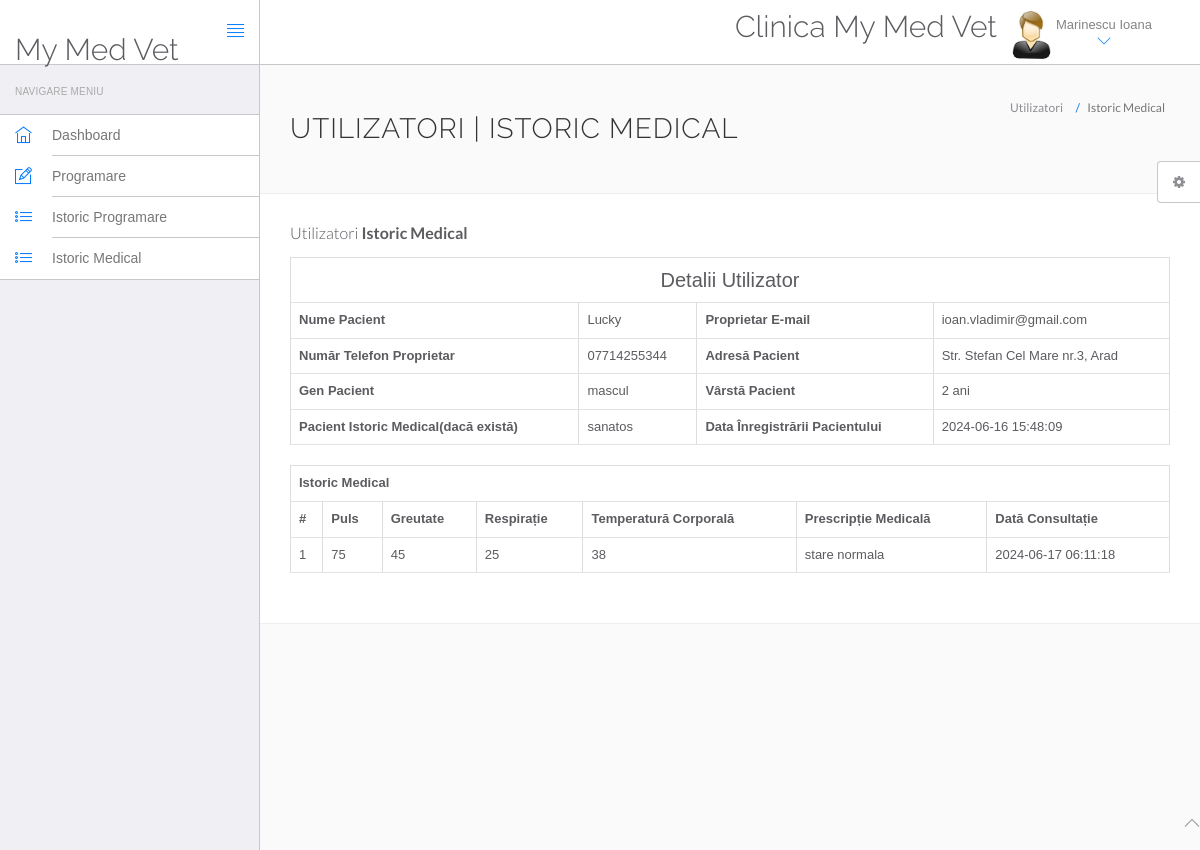
Page /mymedvet/view-medhistory.php?viewid=1 (signed in) on the committed database.
### tables this page shows
CREATE TABLE `users` (
  `id` int(11) NOT NULL,
  `fullName` varchar(255) DEFAULT NULL,
  `address` longtext DEFAULT NULL,
  `city` varchar(255) DEFAULT NULL,
  `gender` varchar(255) DEFAULT NULL,
  `email` varchar(255) DEFAULT NULL,
  `password` varchar(255) DEFAULT NULL,
  `regDate` timestamp NULL DEFAULT current_timestamp(),
  `updateDate` timestamp NULL DEFAULT NULL ON UPDATE current_timestamp()
);

CREATE TABLE `tblpatient` (
  `ID` int(10) NOT NULL,
  `VetDocid` int(10) DEFAULT NULL,
  `PatientName` varchar(200) DEFAULT NULL,
  `PatientRECS` bigint(15) DEFAULT NULL,
  `PatientOwnerName` varchar(45) DEFAULT NULL,
  `PatientOwnerCNP` bigint(13) DEFAULT NULL,
  `PatientOwnerPhoneNumber` varchar(15) DEFAULT NULL,
  `PatientOwnerEmail` varchar(200) DEFAULT NULL,
  `PatientSpecies` varchar(200) DEFAULT NULL,
  `PatientGender` varchar(50) DEFAULT NULL,
  `PatientAddress` mediumtext DEFAULT NULL,
  `PatientAge` varchar(100) DEFAULT NULL,
  `PatientMedhis` mediumtext DEFAULT NULL,
  `CreateDate` timestamp NULL DEFAULT current_timestamp(),
  `UpdateDate` timestamp NULL DEFAULT NULL ON UPDATE current_timestamp()
);

CREATE TABLE `tblmedicalhistory` (
  `ID` int(10) NOT NULL,
  `PatientID` int(10) DEFAULT NULL,
  `Pulse` varchar(200) DEFAULT NULL,
  `Breathe` varchar(200) NOT NULL,
  `Weight` varchar(100) DEFAULT NULL,
  `Temperature` varchar(200) DEFAULT NULL,
  `MedicalPres` mediumtext DEFAULT NULL,
  `CreateDate` timestamp NOT NULL DEFAULT current_timestamp() ON UPDATE current_timestamp()
);

### mymedvet/view-medhistory.php (the view, shortened to what this page needs)
<?php
include('include/config.php');
?>
<!DOCTYPE html>
<html lang="en">
	<head>
		<link rel="stylesheet" href="vendor/bootstrap/css/bootstrap.min.css">
		<link rel="stylesheet" href="vendor/fontawesome/css/font-awesome.min.css">
		<link rel="stylesheet" href="vendor/themify-icons/themify-icons.min.css">
		<link href="vendor/animate.css/animate.min.css" rel="stylesheet" media="screen">
		<link href="vendor/perfect-scrollbar/perfect-scrollbar.min.css" rel="stylesheet" media="screen">
		<link href="vendor/switchery/switchery.min.css" rel="stylesheet" media="screen">
		<link href="vendor/bootstrap-touchspin/jquery.bootstrap-touchspin.min.css" rel="stylesheet" media="screen">
		<link href="vendor/select2/select2.min.css" rel="stylesheet" media="screen">
		<link href="vendor/bootstrap-datepicker/bootstrap-datepicker3.standalone.min.css" rel="stylesheet" media="screen">
		<link href="vendor/bootstrap-timepicker/bootstrap-timepicker.min.css" rel="stylesheet" media="screen">
		<link rel="stylesheet" href="customstyle/css/styles.css">
		<link rel="stylesheet" href="customstyle/css/plugins.css">
		<link rel="stylesheet" href="customstyle/css/themes/theme-1.css" id="skin_color" />
	</head>
	<body>
		<div id="app">
<?php include('include/sidebar.php');?>
<div class="app-content">
<?php include('include/header.php');?>
<div class="main-content" >
<div class="wrap-content container" id="container">
<section id="page-title">
<div class="row">
<div class="col-sm-8">
<h1 class="mainTitle">Utilizatori | Istoric Medical</h1>
</div>
<ol class="breadcrumb">
<li>
<span>Utilizatori</span>
</li>
<li class="active">
<span>Istoric Medical</span>
</li>
</ol>
</div>
</section>
<div class="container-fluid container-fullw bg-white">
<div class="row">
<div class="col-md-12">
<h5 class="over-title margin-bottom-15">Utilizatori <span class="text-bold">Istoric Medical</span></h5>
<?php
                               $vid=$_GET['viewid'];
                               $ret=mysqli_query($con,"select * from tblpatient where ID='$vid'");
$cnt=1;
while ($row=mysqli_fetch_array($ret)) {
                               ?>
<table border="1" class="table table-bordered">
 <tr align="center">
<td colspan="4" style="font-size:20px;color:blue">
 Detalii Utilizator</td></tr>
    <tr>
    <th scope>Nume Pacient</th>
    <td><?php  echo $row['PatientName'];?></td>
    <th scope>Proprietar E-mail</th>
    <td><?php  echo $row['PatientOwnerEmail'];?></td>
  </tr>
  <tr>
    <th scope>Număr Telefon Proprietar</th>
    <td><?php  echo $row['PatientOwnerPhoneNumber'];?></td>
    <th>Adresă Pacient</th>
    <td><?php  echo $row['PatientAddress'];?></td>
  </tr>
    <tr>
    <th>Gen Pacient</th>
    <td><?php  echo $row['PatientGender'];?></td>
    <th>Vârstă Pacient</th>
    <td><?php  echo $row['PatientAge'];?></td>
  </tr>
  <tr>
    <th>Pacient Istoric Medical(dacă există)</th>
    <td><?php  echo $row['PatientMedhis'];?></td>
     <th>Data Înregistrării Pacientului</th>
    <td><?php  echo $row['CreateDate'];?></td>
  </tr>
<?php }?>
</table>
<?php
$ret=mysqli_query($con,"select * from tblmedicalhistory  where PatientID='$vid'");
 ?>
<table id="datatable" class="table table-bordered dt-responsive nowrap" style="border-collapse: collapse; border-spacing: 0; width: 100%;">
  <tr align="center">
   <th colspan="8" >Istoric Medical</th>
  </tr>
  <tr>
    <th>#</th>
<th>Puls</th>
<th>Greutate</th>
<th>Respirație</th>
<th>Temperatură Corporală</th>
<th>Prescripție Medicală</th>
<th>Dată Consultație</th>
</tr>
<?php
while ($row=mysqli_fetch_array($ret)) {
  ?>
<tr>
  <td><?php echo $cnt;?></td>
 <td><?php  echo $row['Pulse'];?></td>
 <td><?php  echo $row['Weight'];?></td>
 <td><?php  echo $row['Breathe'];?></td>
  <td><?php  echo $row['Temperature'];?></td>
  <td><?php  echo $row['MedicalPres'];?></td>
  <td><?php  echo $row['CreateDate'];?></td>
</tr>
<?php $cnt=$cnt+1;} ?>
</table>
</div>
</div>
</div>
</div>
</div>
</div>
</div>
	<?php include('include/footer.php');?>
	<?php include('include/setting.php');?>
	</body>
</html>

### mymedvet/include/header.php (shortened to what this page needs)
<header class="navbar navbar-default navbar-static-top">
					<div class="navbar-header">
						<a class="navbar-brand" href="#">
							<h2 style="padding-top:20% ">My Med Vet</h2>
						</a>
						<a href="#" class="sidebar-toggler pull-right visible-md visible-lg" data-toggle-class="app-sidebar-closed" data-toggle-target="#app">
							<i class="ti-align-justify"></i>
						</a>
					</div>
					<div class="navbar-collapse collapse">
						<ul class="nav navbar-right">
								<li  style="padding-top:2% ">
								<h2>Clinica My Med Vet</h2>
							</li>
							<li class="dropdown current-user">
								<a href class="dropdown-toggle" data-toggle="dropdown">
									<img src="customstyle/images/images.jpg"> <span class="username">
									<?php $query=mysqli_query($con,"select fullName from users where id='".$_SESSION['id']."'");
while($row=mysqli_fetch_array($query))
{
	echo $row['fullName'];
}
									?> <i class="ti-angle-down"></i></i></span>
								</a>
							</li>
						</ul>
					</div>
				</header>

### mymedvet/customstyle/css/themes/theme-1.css (style rules this page uses)
body { background: #FAFAFA; }
header .navbar-header { background: #ffffff !important; border-right-color: #c8c7cc !important; border-bottom-color: #c8c7cc !important; }
header .navbar-header .sidebar-toggler, header .navbar-header .sidebar-mobile-toggler { color: #007aff !important; }
header .navbar-header .navbar-brand { color: #777 !important; }
header .navbar-collapse { background: #ffffff !important; border-bottom-color: #c8c7cc !important; box-shadow: none !important; }
header .navbar-collapse .navbar-right > li > a { color: #777; }
header .navbar-collapse .navbar-right > li > a i { color: #007aff !important; }

### mymedvet/admin/customstyle/css/themes/theme-1.css (style rules this page uses)
body { background: #FAFAFA; }
header .navbar-header { background: #ffffff !important; border-right-color: #c8c7cc !important; border-bottom-color: #c8c7cc !important; }
header .navbar-header .sidebar-toggler, header .navbar-header .sidebar-mobile-toggler { color: #007aff !important; }
header .navbar-header .navbar-brand { color: #777 !important; }
header .navbar-collapse { background: #ffffff !important; border-bottom-color: #c8c7cc !important; box-shadow: none !important; }
header .navbar-collapse .navbar-right > li > a { color: #777; }
header .navbar-collapse .navbar-right > li > a i { color: #007aff !important; }

### rows in the picture
users: fullName "Marinescu Ioana"
tblpatient: PatientName "Lucky", PatientOwnerEmail "ioan.vladimir@gmail.com", PatientOwnerPhoneNumber "07714255344", PatientAddress "Str. Stefan Cel Mare nr.3, Arad", PatientGender "mascul", PatientAge "2 ani", PatientMedhis "sanatos", CreateDate "2024-06-16 15:48:09"
tblmedicalhistory: Pulse "75", Weight "45", Breathe "25", Temperature "38", MedicalPres "stare normala", CreateDate "2024-06-17 06:11:18"
